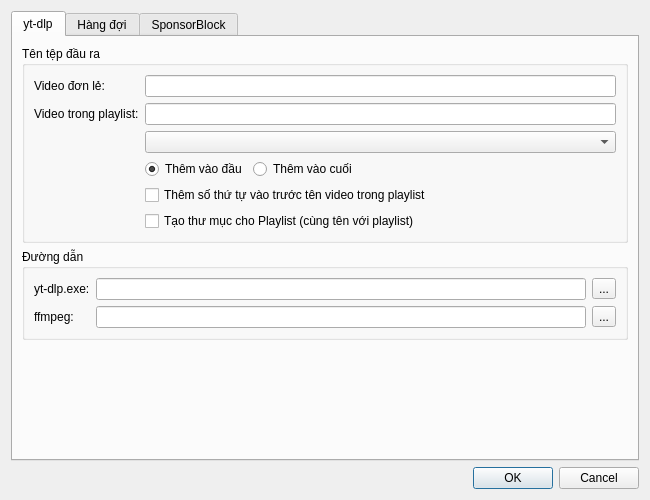
<?xml version="1.0" encoding="UTF-8"?>
<!-- Phiên bản: 1.4 (Loại bỏ Tab Cập nhật) -->
<!-- Vị trí: /ui/dialogs/downloadsettingsdialog.ui -->
<ui version="4.0">
 <class>DownloadSettingsDialog</class>
 <widget class="QDialog" name="DownloadSettingsDialog">
  <property name="geometry">
   <rect>
    <x>0</x>
    <y>0</y>
    <width>650</width>
    <height>500</height>
   </rect>
  </property>
  <property name="windowTitle">
   <string>Cài Đặt Tải Về</string>
  </property>
  <layout class="QVBoxLayout" name="verticalLayout">
   <item>
    <widget class="QTabWidget" name="tabWidget">
     <property name="currentIndex">
      <number>0</number>
     </property>
     <widget class="QWidget" name="ytdlpTab">
      <attribute name="title">
       <string>yt-dlp</string>
      </attribute>
      <layout class="QVBoxLayout" name="verticalLayout_2">
       <item>
        <widget class="QGroupBox" name="groupBox">
         <property name="title">
          <string>Tên tệp đầu ra</string>
         </property>
         <layout class="QFormLayout" name="formLayout">
          <item row="0" column="0">
           <widget class="QLabel" name="label">
            <property name="text">
             <string>Video đơn lẻ:</string>
            </property>
           </widget>
          </item>
          <item row="0" column="1">
           <widget class="QLineEdit" name="singleVideoTemplateLineEdit"/>
          </item>
          <item row="1" column="0">
           <widget class="QLabel" name="label_2">
            <property name="text">
             <string>Video trong playlist:</string>
            </property>
           </widget>
          </item>
          <item row="1" column="1">
           <widget class="QLineEdit" name="playlistVideoTemplateLineEdit"/>
          </item>
          <item row="3" column="1">
           <layout class="QHBoxLayout" name="horizontalLayout">
            <item>
             <widget class="QRadioButton" name="addAsPrefixRadioButton">
              <property name="text">
               <string>Thêm vào đầu</string>
              </property>
              <property name="checked">
               <bool>true</bool>
              </property>
             </widget>
            </item>
            <item>
             <widget class="QRadioButton" name="addAsSuffixRadioButton">
              <property name="text">
               <string>Thêm vào cuối</string>
              </property>
             </widget>
            </item>
            <item>
             <spacer name="horizontalSpacer">
              <property name="orientation">
               <enum>Qt::Horizontal</enum>
              </property>
              <property name="sizeHint" stdset="0">
               <size>
                <width>40</width>
                <height>20</height>
               </size>
              </property>
             </spacer>
            </item>
           </layout>
          </item>
          <item row="4" column="1">
           <widget class="QCheckBox" name="addPlaylistIndexToNameCheckBox">
            <property name="text">
             <string>Thêm số thứ tự vào trước tên video trong playlist</string>
            </property>
           </widget>
          </item>
          <item row="5" column="1">
           <widget class="QCheckBox" name="createPlaylistFolderCheckBox">
            <property name="text">
             <string>Tạo thư mục cho Playlist (cùng tên với playlist)</string>
            </property>
           </widget>
          </item>
          <item row="2" column="1">
           <widget class="QComboBox" name="templateAddComboBox">
            <property name="toolTip">
             <string>Thêm nhanh các thành phần vào mẫu tên file</string>
            </property>
           </widget>
          </item>
         </layout>
        </widget>
       </item>
       <item>
        <widget class="QGroupBox" name="groupBox_2">
         <property name="title">
          <string>Đường dẫn</string>
         </property>
         <layout class="QFormLayout" name="formLayout_2">
          <item row="0" column="0">
           <widget class="QLabel" name="label_3">
            <property name="text">
             <string>yt-dlp.exe:</string>
            </property>
           </widget>
          </item>
          <item row="0" column="1">
           <layout class="QHBoxLayout" name="horizontalLayout_2">
            <item>
             <widget class="QLineEdit" name="ytdlpPathLineEdit"/>
            </item>
            <item>
             <widget class="QToolButton" name="browseYtdlpPathButton">
              <property name="text">
               <string>...</string>
              </property>
             </widget>
            </item>
           </layout>
          </item>
          <item row="1" column="0">
           <widget class="QLabel" name="label_4">
            <property name="text">
             <string>ffmpeg:</string>
            </property>
           </widget>
          </item>
          <item row="1" column="1">
           <layout class="QHBoxLayout" name="horizontalLayout_3">
            <item>
             <widget class="QLineEdit" name="ffmpegPathLineEdit"/>
            </item>
            <item>
             <widget class="QToolButton" name="browseFfmpegPathButton">
              <property name="text">
               <string>...</string>
              </property>
             </widget>
            </item>
           </layout>
          </item>
         </layout>
        </widget>
       </item>
       <item>
        <spacer name="verticalSpacer">
         <property name="orientation">
          <enum>Qt::Vertical</enum>
         </property>
         <property name="sizeHint" stdset="0">
          <size>
           <width>20</width>
           <height>40</height>
          </size>
         </property>
        </spacer>
       </item>
      </layout>
     </widget>
     <widget class="QWidget" name="queueTab">
      <attribute name="title">
       <string>Hàng đợi</string>
      </attribute>
      <layout class="QVBoxLayout" name="verticalLayout_3">
       <item>
        <layout class="QFormLayout" name="formLayout_3">
         <item row="0" column="0">
          <widget class="QLabel" name="label_5">
           <property name="text">
            <string>Số luồng tải song song:</string>
           </property>
          </widget>
         </item>
         <item row="0" column="1">
          <widget class="QSpinBox" name="concurrentDownloadsSpinBox">
           <property name="minimum">
            <number>1</number>
           </property>
           <property name="maximum">
            <number>10</number>
           </property>
          </widget>
         </item>
        </layout>
       </item>
       <item>
        <widget class="QCheckBox" name="autoStartNextCheckBox">
         <property name="text">
          <string>Tự động tải mục tiếp theo khi hoàn thành</string>
         </property>
        </widget>
       </item>
       <item>
        <widget class="QCheckBox" name="autoAddFromClipboardCheckBox">
         <property name="text">
          <string>Khi cửa sổ chương trình đang active, tự động thêm URL từ Clipboard</string>
         </property>
        </widget>
       </item>
       <item>
        <widget class="QCheckBox" name="autoStartOnPauseCheckBox">
         <property name="text">
          <string>Tự động bắt đầu mục khác khi tạm dừng một mục</string>
         </property>
        </widget>
       </item>
       <item>
        <spacer name="verticalSpacer_2">
         <property name="orientation">
          <enum>Qt::Vertical</enum>
         </property>
         <property name="sizeHint" stdset="0">
          <size>
           <width>20</width>
           <height>40</height>
          </size>
         </property>
        </spacer>
       </item>
      </layout>
     </widget>
     <widget class="QWidget" name="sponsorBlockTab">
      <attribute name="title">
       <string>SponsorBlock</string>
      </attribute>
      <layout class="QHBoxLayout" name="horizontalLayout_4">
       <item>
        <widget class="QGroupBox" name="groupBox_3">
         <property name="title">
          <string>Cắt bỏ hoàn toàn các phân đoạn</string>
         </property>
         <layout class="QVBoxLayout" name="verticalLayout_4">
          <item>
           <widget class="QCheckBox" name="sb_remove_sponsor">
            <property name="text">
             <string>Sponsor (Quảng cáo)</string>
            </property>
           </widget>
          </item>
          <item>
           <widget class="QCheckBox" name="sb_remove_selfpromo">
            <property name="text">
             <string>Self-promotion (Tự quảng bá)</string>
            </property>
           </widget>
          </item>
          <item>
           <widget class="QCheckBox" name="sb_remove_interaction">
            <property name="text">
             <string>Interaction Reminder (Nhắc nhở tương tác)</string>
            </property>
           </widget>
          </item>
          <item>
           <widget class="QCheckBox" name="sb_remove_intro">
            <property name="text">
             <string>Intro (Đoạn giới thiệu)</string>
            </property>
           </widget>
          </item>
          <item>
           <widget class="QCheckBox" name="sb_remove_outro">
            <property name="text">
             <string>Outro (Đoạn kết)</string>
            </property>
           </widget>
          </item>
          <item>
           <widget class="QCheckBox" name="sb_remove_preview">
            <property name="text">
             <string>Preview/Recap (Tóm tắt/Xem trước)</string>
            </property>
           </widget>
          </item>
          <item>
           <widget class="QCheckBox" name="sb_remove_music_offtopic">
            <property name="text">
             <string>Music (Phần nhạc không liên quan)</string>
            </property>
           </widget>
          </item>
          <item>
           <widget class="QCheckBox" name="sb_remove_filler">
            <property name="text">
             <string>Filler Tangent (Nội dung ngoài lề)</string>
            </property>
           </widget>
          </item>
          <item>
           <spacer name="verticalSpacer_3">
            <property name="orientation">
             <enum>Qt::Vertical</enum>
            </property>
            <property name="sizeHint" stdset="0">
             <size>
              <width>20</width>
              <height>40</height>
             </size>
            </property>
           </spacer>
          </item>
         </layout>
        </widget>
       </item>
       <item>
        <widget class="QGroupBox" name="groupBox_4">
         <property name="title">
          <string>Đánh dấu thành các Chapter</string>
         </property>
         <layout class="QVBoxLayout" name="verticalLayout_5">
          <item>
           <widget class="QCheckBox" name="sb_mark_sponsor">
            <property name="text">
             <string>Sponsor (Quảng cáo)</string>
            </property>
           </widget>
          </item>
          <item>
           <widget class="QCheckBox" name="sb_mark_selfpromo">
            <property name="text">
             <string>Self-promotion (Tự quảng bá)</string>
            </property>
           </widget>
          </item>
          <item>
           <widget class="QCheckBox" name="sb_mark_interaction">
            <property name="text">
             <string>Interaction Reminder (Nhắc nhở tương tác)</string>
            </property>
           </widget>
          </item>
          <item>
           <widget class="QCheckBox" name="sb_mark_intro">
            <property name="text">
             <string>Intro (Đoạn giới thiệu)</string>
            </property>
           </widget>
          </item>
          <item>
           <widget class="QCheckBox" name="sb_mark_outro">
            <property name="text">
             <string>Outro (Đoạn kết)</string>
            </property>
           </widget>
          </item>
          <item>
           <widget class="QCheckBox" name="sb_mark_preview">
            <property name="text">
             <string>Preview/Recap (Tóm tắt/Xem trước)</string>
            </property>
           </widget>
          </item>
          <item>
           <widget class="QCheckBox" name="sb_mark_music_offtopic">
            <property name="text">
             <string>Music (Phần nhạc không liên quan)</string>
            </property>
           </widget>
          </item>
          <item>
           <widget class="QCheckBox" name="sb_mark_poi_highlight">
            <property name="text">
             <string>Highlight (Điểm nhấn)</string>
            </property>
           </widget>
          </item>
          <item>
           <spacer name="verticalSpacer_4">
            <property name="orientation">
             <enum>Qt::Vertical</enum>
            </property>
            <property name="sizeHint" stdset="0">
             <size>
              <width>20</width>
              <height>40</height>
             </size>
            </property>
           </spacer>
          </item>
         </layout>
        </widget>
       </item>
      </layout>
     </widget>
    </widget>
   </item>
   <item>
    <widget class="QDialogButtonBox" name="buttonBox">
     <property name="orientation">
      <enum>Qt::Horizontal</enum>
     </property>
     <property name="standardButtons">
      <set>QDialogButtonBox::Cancel|QDialogButtonBox::Ok</set>
     </property>
    </widget>
   </item>
  </layout>
 </widget>
 <resources/>
 <connections>
  <connection>
   <sender>buttonBox</sender>
   <signal>accepted()</signal>
   <receiver>DownloadSettingsDialog</receiver>
   <slot>accept()</slot>
   <hints>
    <hint type="sourcelabel">
     <x>248</x>
     <y>254</y>
    </hint>
    <hint type="destinationlabel">
     <x>157</x>
     <y>274</y>
    </hint>
   </hints>
  </connection>
  <connection>
   <sender>buttonBox</sender>
   <signal>rejected()</signal>
   <receiver>DownloadSettingsDialog</receiver>
   <slot>reject()</slot>
   <hints>
    <hint type="sourcelabel">
     <x>316</x>
     <y>260</y>
    </hint>
    <hint type="destinationlabel">
     <x>286</x>
     <y>274</y>
    </hint>
   </hints>
  </connection>
 </connections>
</ui>
